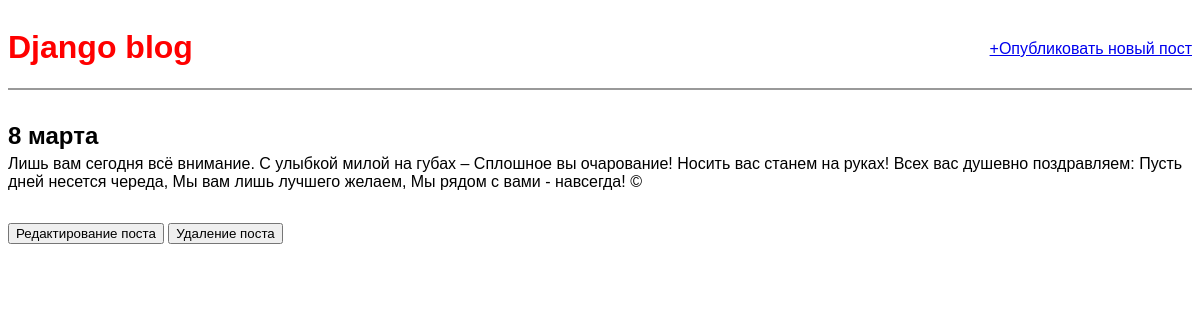
Screenshot of /post/3/ with the database file from the repository.
### blog/models.py (models this page shows, shortened)
class Post(models.Model):
	title = models.CharField(max_length=200)
	author = models.ForeignKey('auth.user', on_delete=models.CASCADE)
	body = models.TextField()
	class Meta:
		verbose_name='Пост'
		verbose_name_plural = 'Посты'

### blog/views.py (the view)
# urls.py: path('post/<int:pk>/', views.BlogDetailView.as_view(), name='post_detail'),
class BlogDetailView(DetailView):
	model = Post
	template_name = 'post_detail.html'

### templates/post_detail.html
{% extends 'base.html' %}
{% block content %}
	<div class="post-entry">
		<h2>{{ post.title }}</h2>
		<p>{{ post.body }}</p>
	</div>
	<input type="button" value="Редактирование поста" onClick="location.href='{% url 'post_edit' post.pk %}'">
	<input type="button" value="Удаление поста" onClick="location.href='{% url 'post_delete' post.pk %}'">
{% endblock content %}

### static/css/base.css (style rules this page uses)
body { font-family: 'Noto Sans JP', sans-serif; font-size: 16px; }
.post-entry { margin-bottom: 2rem; }
.post-entry h2 { margin: 0.3rem 0; }
.post-entry p { margin: 0; font-weight: 400; }

### rows the page displays
Post: title "8 марта", body "Лишь вам сегодня всё внимание. С улыбкой милой на губах – Сплошное вы очарование! Носить вас станем на руках! Всех вас душевно поздравляем: Пусть дней несется череда, Мы вам лишь лучшего желаем, Мы рядом с вами - навсегда! ©", id "Редактирование поста", id "Удаление поста"
